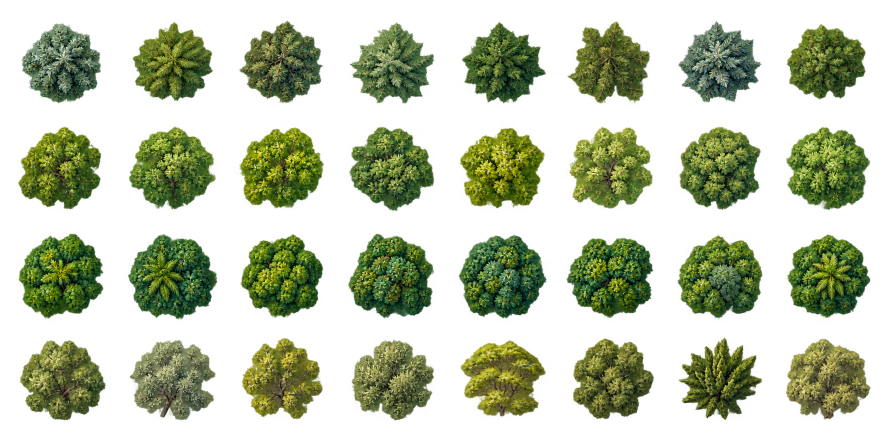
#> input picture web/src/render/assets/fantasy/families/canopy-overhead.png, 1774 x 887 px (shown at 1/2 size)
$ python pack_runtime.py broadleaf.png canopy-overhead.png
#> lines starting #> are read from the running program, lines starting #| are printed output that depends on the picture
"""Pack a 4x4 source brush atlas into a runtime sheet and its manifest entry.

Usage: python -I pack_runtime.py <family> <source.png> [--color-only]
       python -I pack_runtime.py --singles <family> <one.png> <two.png> ...

`--singles` packs large single-subject colour images (massifs, downs): each is cropped to its alpha bound and kept
at high resolution (colour cells up to SINGLE_WIDTH px wide, the derived ink half at half that), shelf-packed.

A regular atlas holds eight ink cells (rows 0-1) then eight colour cells (rows 2-3).
`--color-only` atlases (16 colour cells) get a derived ink half: grey, contrasted, on the same cells.
The runtime sheet is 8 columns of 192 px cells; each rect is the tight alpha bound of its cell.
"""
import json
import sys
from pathlib import Path

from PIL import Image, ImageEnhance, ImageOps

HERE = Path(__file__).resolve().parent
CELL = 192


def cells(source: Image.Image) -> list[Image.Image]:
    w, h = source.size
    out = []
    for j in range(4):
        for i in range(4):
            out.append(source.crop((i * w // 4, j * h // 4, (i + 1) * w // 4, (j + 1) * h // 4)))
    return out


# [7 lines left out: function ink, not called in this run]


SINGLE_WIDTH = 1536


# [34 lines left out: function singles, not called in this run]


def main() -> None:
    if sys.argv[1] == '--singles':
        singles(sys.argv[2], [Path(p) for p in sys.argv[3:]])
        return
    family, source_path = sys.argv[1], Path(sys.argv[2])
    color_only = '--color-only' in sys.argv
    source = Image.open(source_path).convert('RGBA')
#> source is the input picture: PIL image 1774x887 RGBA; mean R, G, B, A 36.3, 45.6, 18, 95.7
    parts = cells(source)
#> after the loop in cells, `for j in range(4):`: out = 16 items
#> parts = 16 items
    if color_only:
        parts = [ink(c) for c in parts] + parts
    count = len(parts)
#> count = 16
    columns = 8
    rows = (count + columns - 1) // columns
#> rows = 2
    sheet = Image.new('RGBA', (columns * CELL, rows * CELL), (0, 0, 0, 0))
#> sheet: PIL image 1536x384 RGBA; every value is 0
    rects = []
    for k, part in enumerate(parts):
        part = part.resize((CELL, CELL), Image.LANCZOS)
        # Clear faint halo noise from keyed backgrounds.
        a = part.getchannel('A').point(lambda v: 0 if v < 10 else v)
        part.putalpha(a)
        x, y = k % columns * CELL, k // columns * CELL
        sheet.alpha_composite(part, (x, y))
        box = a.getbbox() or (0, 0, CELL, CELL)
        rects.append([x + box[0], y + box[1], box[2] - box[0], box[3] - box[1]])
#> this loop made 16 passes
#> (x, y, box) on passes 1 to 12: (0, 0, (18, 38, 186, 180)), (192, 0, (15, 35, 184, 180)), (384, 0, (15, 37, 180, 181)), (576, 0, (11, 36, 174, 179)), (768, 0, (15, 27, 188, 172)), (960, 0, (15, 28, 184, 175)), (1152, 0, (14, 28, 182, 171)), (1344, 0, (12, 28, 178, 172)), (0, 192, (16, 20, 189, 171)), (192, 192, (16, 21, 184, 168)), (384, 192, (13, 23, 182, 169)), (576, 192, (10, 22, 178, 169))
#> pass 1, in main, `part = part.resize((CELL, CELL), Image.LANCZOS)`:
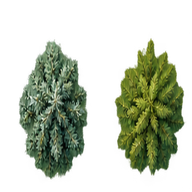
#> part: PIL image 192x192 RGBA; mean R, G, B, A 32.7, 40.8, 22.1, 87.7; transparent parts drawn white
#> pass 1, in main, `a = part.getchannel('A').point(lambda v: 0 if v < 10 else v)`:
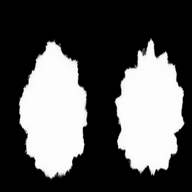
#> a: PIL image 192x192 L; min 0, max 255, mean 87.6
#> pass 2, in main, `part = part.resize((CELL, CELL), Image.LANCZOS)`:
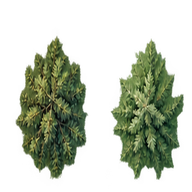
#> part: PIL image 192x192 RGBA; mean R, G, B, A 32.7, 40.6, 22.8, 87.5; transparent parts drawn white
#> pass 2, in main, `a = part.getchannel('A').point(lambda v: 0 if v < 10 else v)`:
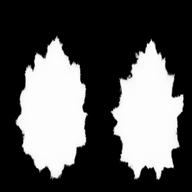
#> a: PIL image 192x192 L; min 0, max 255, mean 87.3
#> after the loop:
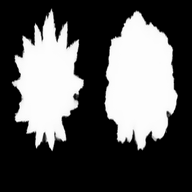
#> a: PIL image 192x192 L; min 0, max 255, mean 87.4
#> after the loop:
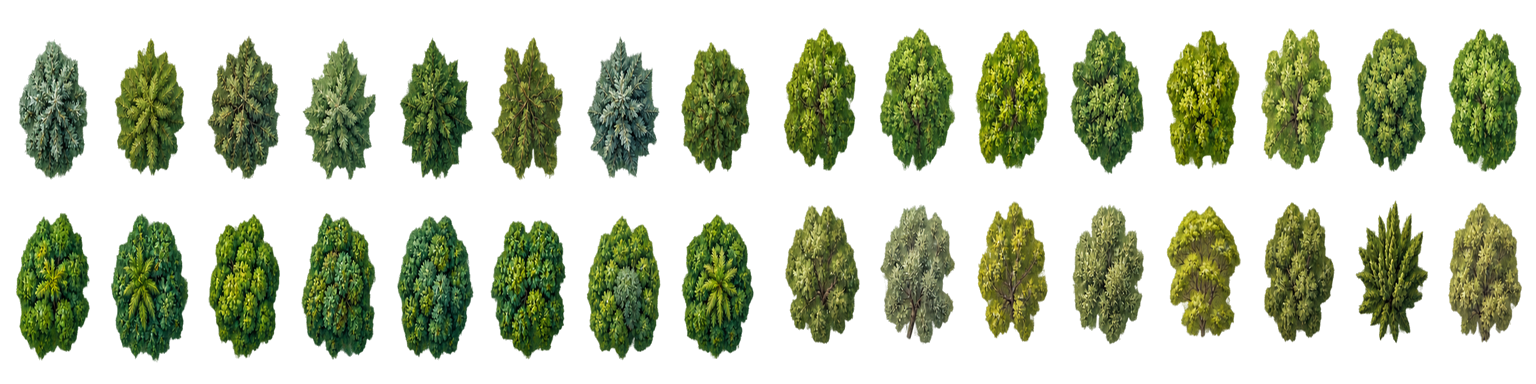
#> sheet: PIL image 1536x384 RGBA; mean R, G, B, A 33.4, 41.5, 17.2, 95.6; transparent parts drawn white
#> after the loop, rects = 16 items, first 6: [18, 38, 168, 142], [207, 35, 169, 145], [399, 37, 165, 144], [587, 36, 163, 143], [783, 27, 173, 145], [975, 28, 169, 147]
    runtime = HERE / 'runtime'
    sheet.save(runtime / f'{family}.webp', 'WEBP', quality=88, method=6)
    manifest_path = runtime / 'manifest.json'
#> (the run stopped early here; a loop or call above may not have finished)
